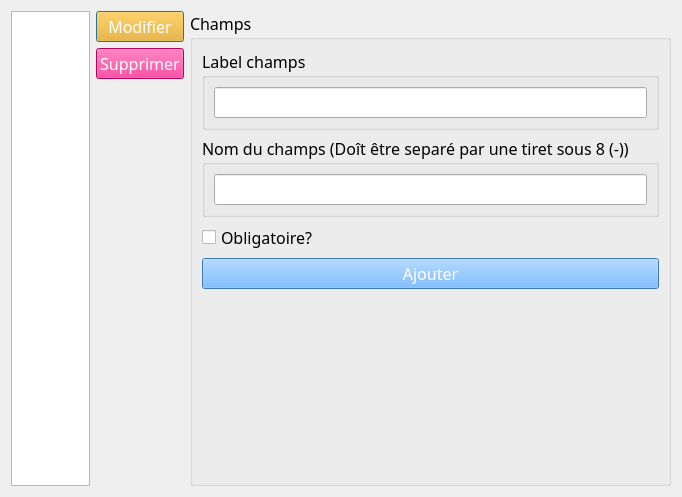
<?xml version="1.0" encoding="UTF-8"?>
<ui version="4.0">
 <class>Dialog</class>
 <widget class="QDialog" name="Dialog">
  <property name="geometry">
   <rect>
    <x>0</x>
    <y>0</y>
    <width>682</width>
    <height>497</height>
   </rect>
  </property>
  <property name="font">
   <font>
    <family>Papyrus</family>
    <pointsize>12</pointsize>
   </font>
  </property>
  <property name="windowTitle">
   <string>Gestion Champs</string>
  </property>
  <layout class="QHBoxLayout" name="horizontalLayout_3">
   <item>
    <widget class="QTableWidget" name="table_widget_champs"/>
   </item>
   <item>
    <layout class="QVBoxLayout" name="verticalLayout">
     <item>
      <widget class="QPushButton" name="btn_edit_champs">
       <property name="font">
        <font>
         <family>Papyrus</family>
         <pointsize>12</pointsize>
        </font>
       </property>
       <property name="styleSheet">
        <string notr="true">color: rgb(255, 255, 255);
background-color: rgb(255, 170, 0);</string>
       </property>
       <property name="text">
        <string>Modifier</string>
       </property>
      </widget>
     </item>
     <item>
      <widget class="QPushButton" name="btn_delete_champs">
       <property name="styleSheet">
        <string notr="true">color: rgb(255, 255, 255);
background-color: rgb(255, 0, 127);</string>
       </property>
       <property name="text">
        <string>Supprimer</string>
       </property>
      </widget>
     </item>
     <item>
      <spacer name="verticalSpacer">
       <property name="orientation">
        <enum>Qt::Vertical</enum>
       </property>
       <property name="sizeHint" stdset="0">
        <size>
         <width>20</width>
         <height>40</height>
        </size>
       </property>
      </spacer>
     </item>
    </layout>
   </item>
   <item>
    <widget class="QGroupBox" name="groupBox">
     <property name="title">
      <string>Champs</string>
     </property>
     <layout class="QVBoxLayout" name="verticalLayout_2">
      <item>
       <widget class="QGroupBox" name="groupBox_2">
        <property name="title">
         <string>Label champs</string>
        </property>
        <layout class="QHBoxLayout" name="horizontalLayout_2">
         <item>
          <widget class="QLineEdit" name="input_label"/>
         </item>
        </layout>
       </widget>
      </item>
      <item>
       <widget class="QGroupBox" name="groupBox_3">
        <property name="title">
         <string>Nom du champs (Doît être separé par une tiret sous 8 (-))</string>
        </property>
        <layout class="QHBoxLayout" name="horizontalLayout">
         <item>
          <widget class="QLineEdit" name="input_nom"/>
         </item>
        </layout>
       </widget>
      </item>
      <item>
       <widget class="QCheckBox" name="check_box_obligatoire">
        <property name="text">
         <string>Obligatoire?</string>
        </property>
       </widget>
      </item>
      <item>
       <widget class="QPushButton" name="btn_add_champs">
        <property name="styleSheet">
         <string notr="true">color: rgb(255, 255, 255);
background-color: rgb(85, 170, 255);</string>
        </property>
        <property name="text">
         <string>Ajouter</string>
        </property>
       </widget>
      </item>
      <item>
       <spacer name="verticalSpacer_2">
        <property name="orientation">
         <enum>Qt::Vertical</enum>
        </property>
        <property name="sizeHint" stdset="0">
         <size>
          <width>20</width>
          <height>193</height>
         </size>
        </property>
       </spacer>
      </item>
     </layout>
    </widget>
   </item>
  </layout>
 </widget>
 <resources/>
 <connections/>
</ui>
